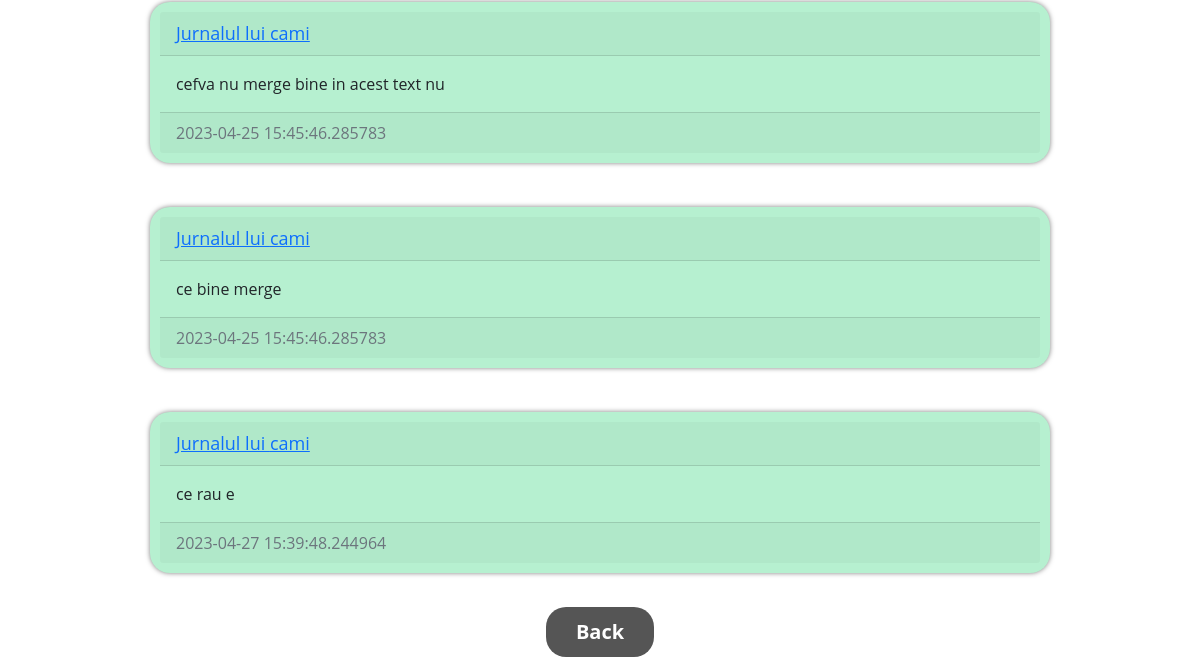
Page /jurnal (signed in, lower part) on the earlier database version.
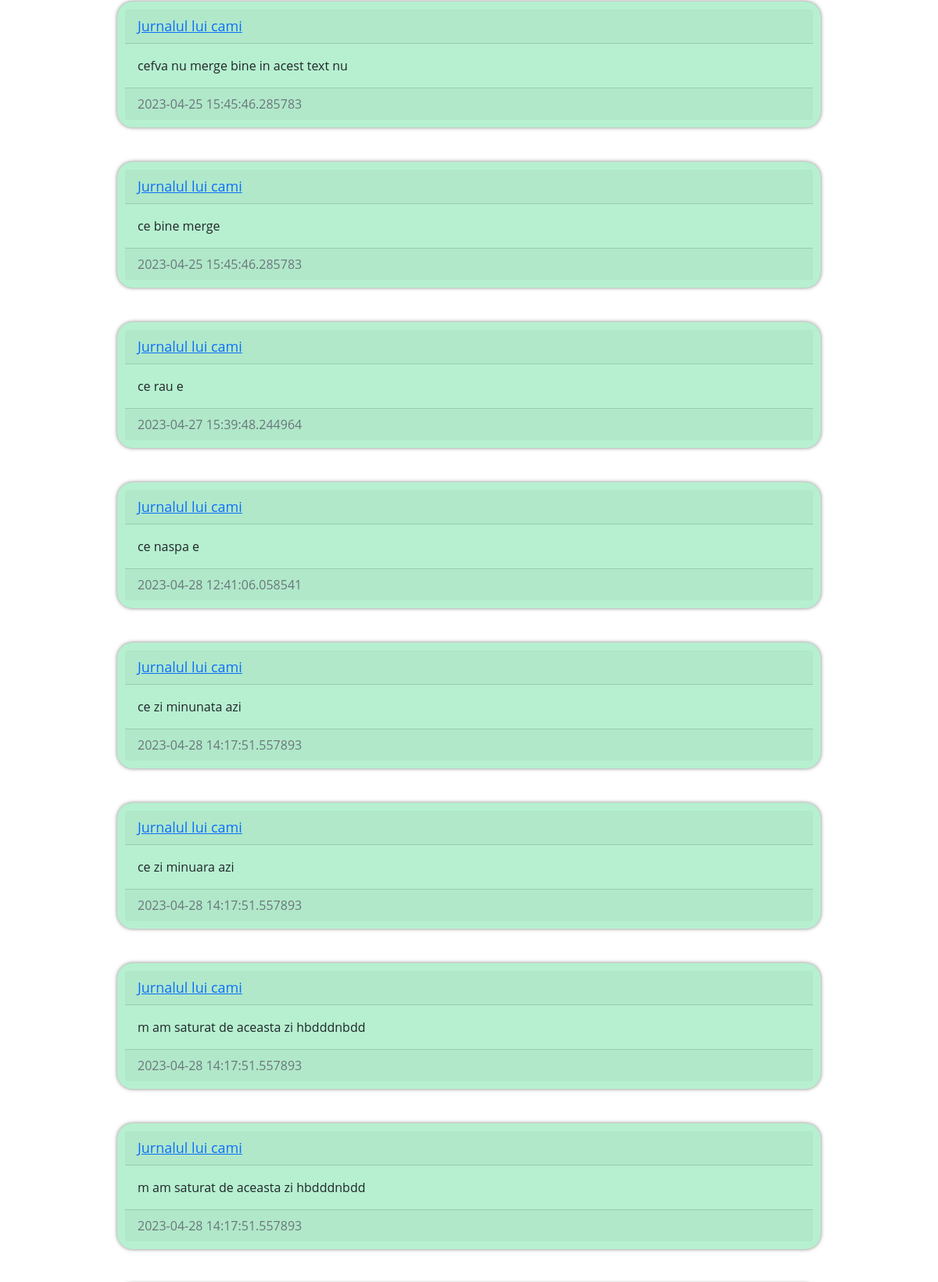
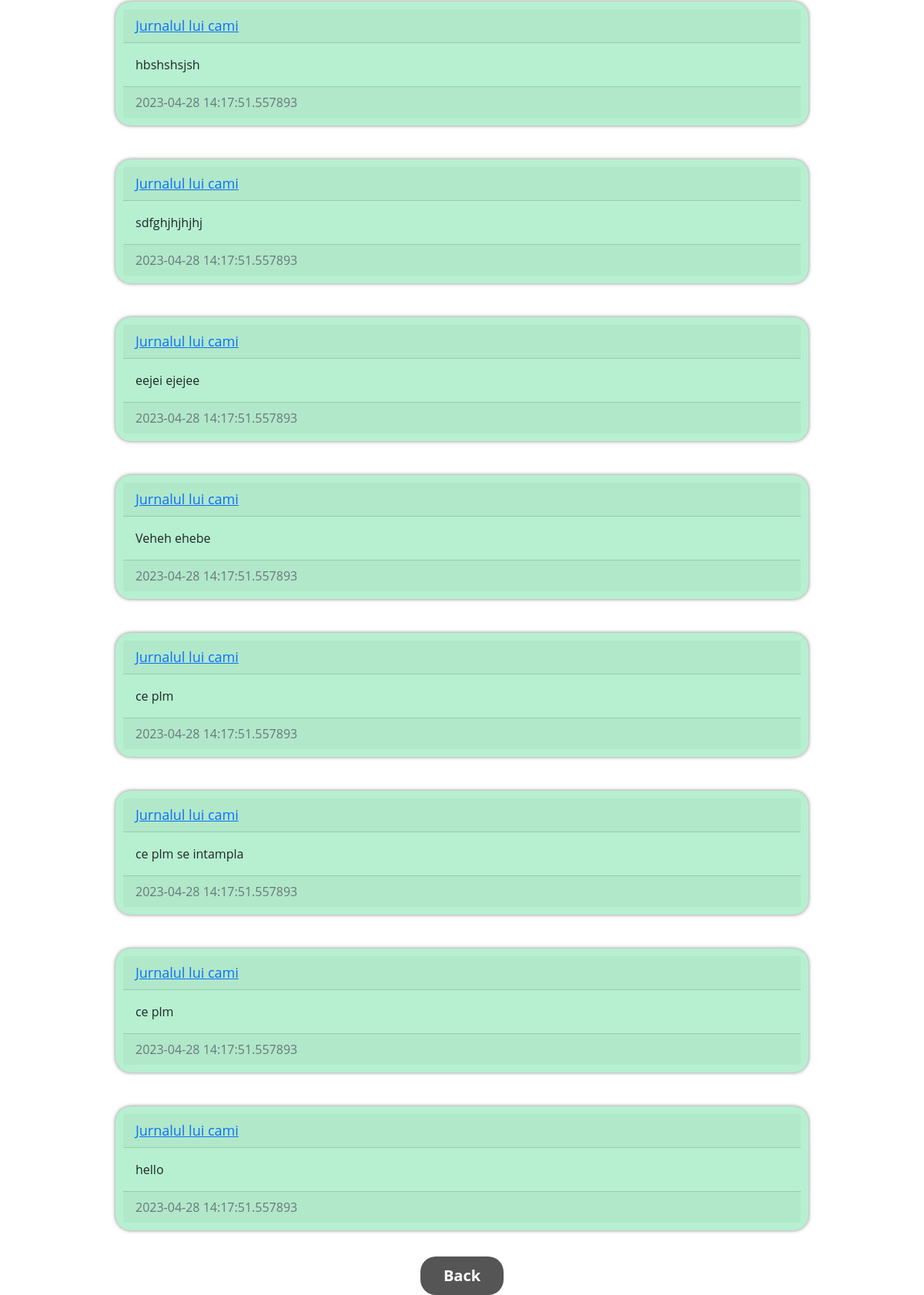
Same page on the later database version (2 pictures, top to bottom).
### website/domain/models.py (models this page shows)
class Post(db.Model):
    id = db.Column(db.Integer, primary_key=True)
    text = db.Column(db.Text, nullable=False)
    date_created = db.Column(db.DateTime(timezone=True), default=datetime.now())
    author = db.Column(db.Integer, db.ForeignKey(
        'user.id', ondelete="CASCADE"), nullable=False)
    result = db.Column(db.String(150))

class User(db.Model, UserMixin):
    id = db.Column(db.Integer, primary_key=True)
    email = db.Column(db.String(150), unique=True)
    username = db.Column(db.String(150), unique=True)
    password = db.Column(db.String(150))
    email_confirmed_at = db.Column(db.DateTime(timezone=True), default=datetime.now())
    date_created = db.Column(db.DateTime(timezone=True), default=datetime.now())
    posts = db.relationship('Post', backref='user', passive_deletes=True)
    role = db.Column(db.String(100))

### website/controller/pacientView.py (the view)
    @staticmethod
    @views.route("/jurnal")
    @role_required('pacient')
    @login_required
    def posts():
        posts_today = Post.query.filter_by(author=current_user.id)
        return render_template("posts.html", user=current_user, posts=posts_today)

### website/controller/pacientView.py (called while the page is built)
    @staticmethod
    def role_required(role):
        def decorator(func):
            @wraps(func)
            def wrapper(*args, **kwargs):
                if not current_user.role == role:
                    return "Unauthorized access", 403
                return func(*args, **kwargs)
            return wrapper
        return decorator

### website/templates/posts.html (shortened to what this page needs)
{% extends "jurnal.html" %}  {% block header %} Jurnalul tău {% endblock %} {% block footer %}
<div align="center">
  <a href="/home"
    ><button type="button" >Back</button></a
  >
</div>
{% endblock %}

### website/templates/jurnal.html (shortened to what this page needs)
{% extends "base.html" %} {% block title %}Home{% endblock %} {% block content
%}
<div id="posts">
  {% for post in posts %}
  <div class="card border-dark" style="background-color: #b6f0d0;
  box-shadow: 0px 0px 5px rgba(0, 0, 0, 0.5);
  margin: 10px auto;
  max-width: 900px;
  padding: 10px;
  border-radius: 20px;
  border: none;
  font-family: 'Open Sans', sans-serif !important;">
    <div class="card-header d-flex justify-content-between align-items-center">
      <a href="/jurnal" style="font-size: 18px;">Jurnalul lui {{post.user.username}}</a>
    </div>
    <div class="card-body" >
      <div class="card-text" style="font-size: 16px;">{{post.text}}</div>
    </div>
    <div class="card-footer text-muted">{{post.date_created}}</div>
  </div>
  <br/> {% endfor %}
</div>
{% block footer %}{% endblock %} {% endblock %}

### website/templates/base.html (shortened to what this page needs)
<!DOCTYPE html>
<html lang="en">
  <head>
    <link rel="stylesheet" href="/static/style.css">
    <link
      href="https://cdn.jsdelivr.net/npm/bootstrap@5.0.2/dist/css/bootstrap.min.css"
      rel="stylesheet"
    />
  </head>
  <body>
    <div class="container">{% block content %}{% endblock %}</div>
  </body>
</html>

### website/static/style.css (style rules this page uses)
body { font-family: 'Open Sans', sans-serif; background-color: #F5F5F5; color: #333; }
button { background-color: #555; border: none; color: #fff; padding: 10px 30px; text-align: center; font-size: 20px !important; font-weight: bold; margin: 20px auto; max-width: 600px; border-radius: 20px !important; cursor: pointer; }
a { color: #4CAF50; text-decoration: none; }

Differences in the rows shown:
added Post: user.username "cami", text "ce naspa e", date_created "2023-04-28 12:41:06.058541"
added Post: user.username "cami", text "ce zi minunata azi", date_created "2023-04-28 14:17:51.557893"
added Post: user.username "cami", text "ce zi minuara azi", date_created "2023-04-28 14:17:51.557893"
added Post: user.username "cami", text "m am saturat de aceasta zi hbdddnbdd", date_created "2023-04-28 14:17:51.557893"
added Post: user.username "cami", text "m am saturat de aceasta zi hbdddnbdd", date_created "2023-04-28 14:17:51.557893"
added Post: user.username "cami", text "hbshshsjsh", date_created "2023-04-28 14:17:51.557893"
added Post: user.username "cami", text "sdfghjhjhjhj", date_created "2023-04-28 14:17:51.557893"
added Post: user.username "cami", text "eejei ejejee", date_created "2023-04-28 14:17:51.557893"
added Post: user.username "cami", text "Veheh ehebe", date_created "2023-04-28 14:17:51.557893"
added Post: user.username "cami", text "ce plm", date_created "2023-04-28 14:17:51.557893"
added Post: user.username "cami", text "ce plm se intampla", date_created "2023-04-28 14:17:51.557893"
added Post: user.username "cami", text "ce plm", date_created "2023-04-28 14:17:51.557893"
added Post: user.username "cami", text "hello", date_created "2023-04-28 14:17:51.557893"
